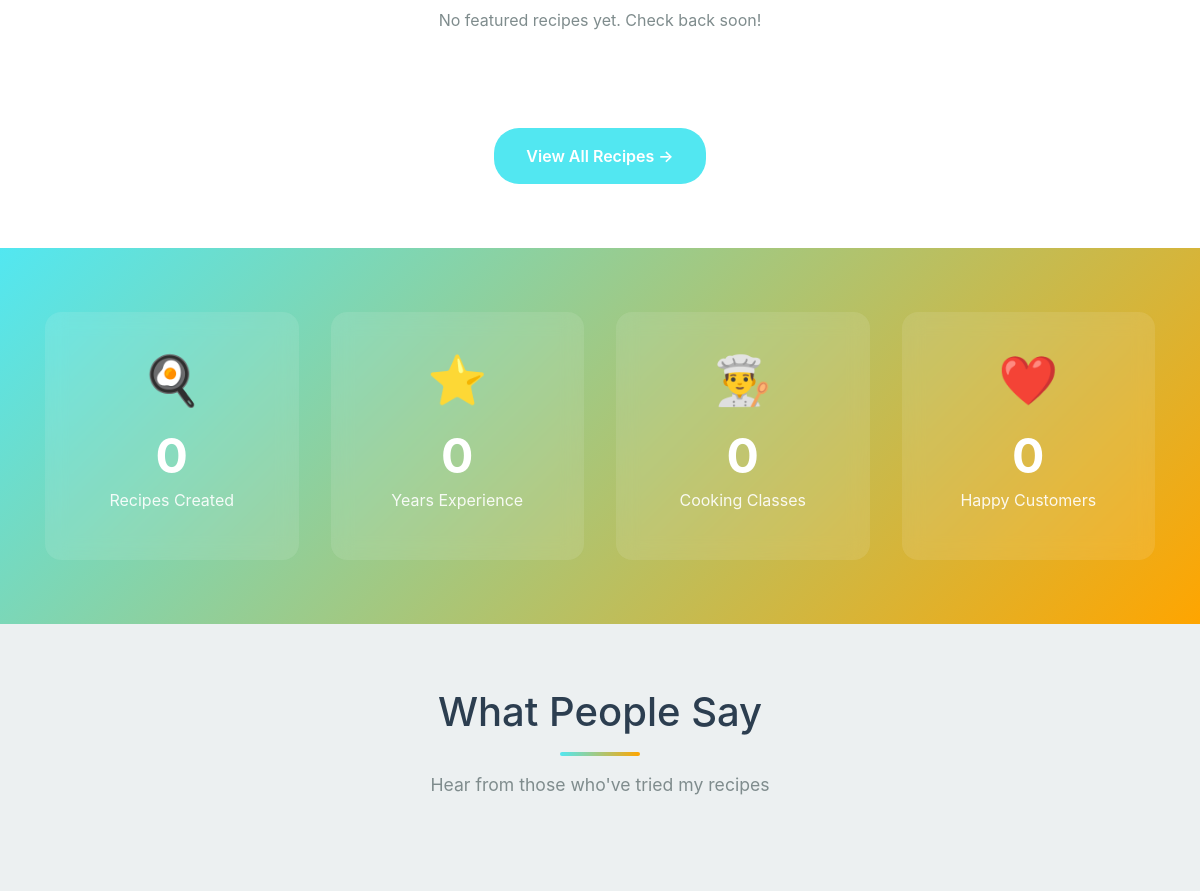
Before: / (middle part) with the older database file.
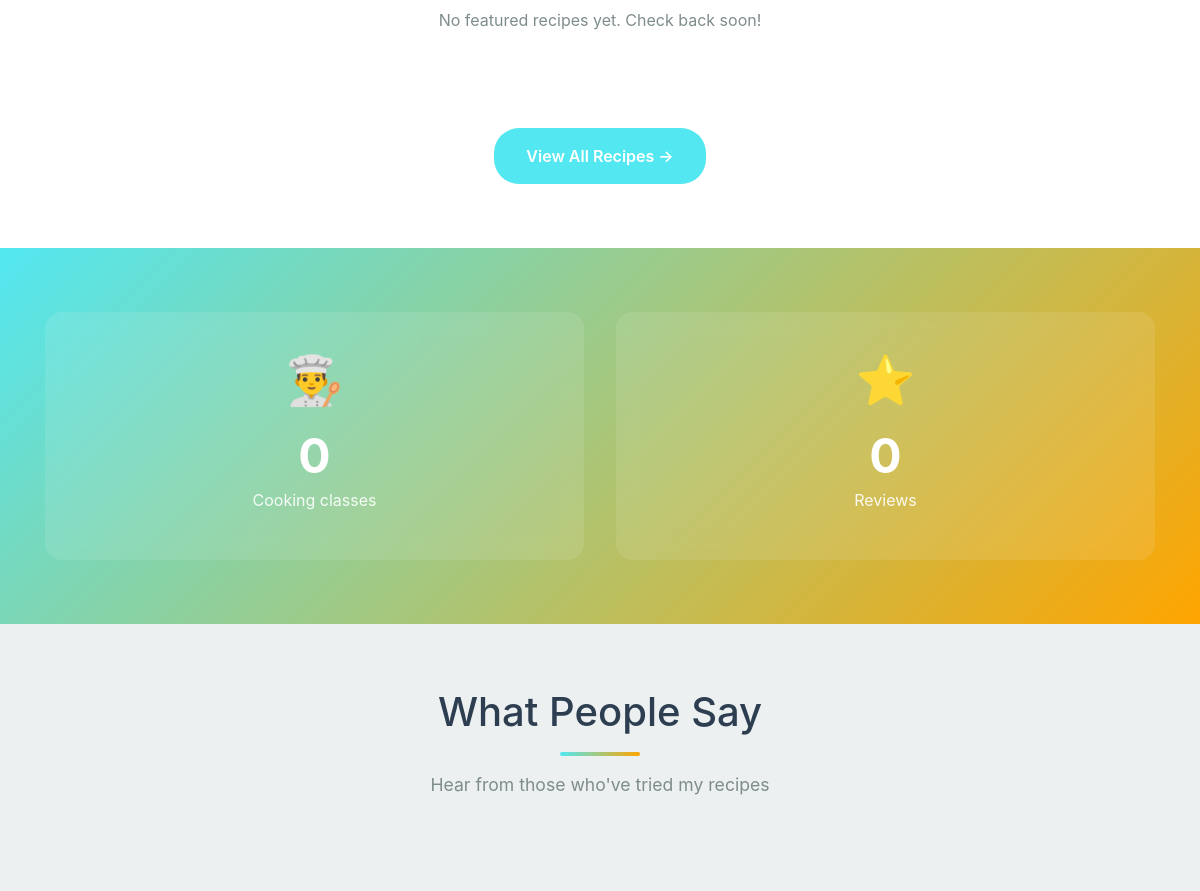
After: the same page with the newer database file.
### portfolio/models.py (models this page shows, shortened)
class Statistic(models.Model):
    key = models.SlugField(max_length=50, unique=True)
    label = models.CharField(max_length=120)
    value = models.BigIntegerField(default=0, help_text='Enter a whole number. Commas are allowed (e.g. 10,000).')
    icon = models.CharField(max_length=8, blank=True, help_text='Emoji or short icon text')
    order = models.PositiveSmallIntegerField(default=0)
    class Meta:
        ordering = ['order']

### portfolio/views.py (the view)
# urls.py: path('', views.home, name='home'),
def home(request):
    chef = ChefProfile.objects.first()
    featured_recipes = Recipe.objects.filter(is_featured=True)[:3]
    testimonials = Testimonial.objects.filter(is_featured=True)[:6]
    recent_posts = BlogPost.objects.filter(is_published=True)[:3]
    context = {
        'chef': chef,
        'featured_recipes': featured_recipes,
        'testimonials': testimonials,
        'recent_posts': recent_posts,
    }
    return render(request, 'portfolio/home.html', context)

### portfolio/context_processors.py (called while the page is built)
def site_stats(request):
    stats = []
    try:
        stats_qs = Statistic.objects.all()
        for s in stats_qs:
            stats.append({'key': s.key, 'label': s.label, 'value': s.value, 'icon': s.icon})
    except Exception:
        pass
    return {'site_stats': stats}

### portfolio/templatetags/nav_extras.py (called while the page is built)
@register.simple_tag(takes_context=True)
def active(context, *url_names, **kwargs):
    request = context.get('request')
    if not request:
        return ''
    startswith = kwargs.get('startswith', False)
    if isinstance(startswith, str):
        startswith = startswith.lower() in ('1', 'true', 'yes', 'y')
    current = request.path
    for name in url_names:
        try:
            path = reverse(name)
        except NoReverseMatch:
            path = name  # treat as raw path
        if startswith:
            if current.startswith(path):
                return 'active'
        else:
            if current == path:
                return 'active'
    return ''

### templates/portfolio/home.html (shortened to what the changed rows need)
{% extends 'base.html' %}
{% block content %}
<section class="stats-section">
    <div class="container">
        <div class="stats-grid">
            {% if site_stats %}
                {% for stat in site_stats %}
                <div class="stat-card">
                    <div class="stat-icon">{{ stat.icon }}</div>
                    <h3 class="stat-number" data-target="{{ stat.value }}">0</h3>
                    <p class="stat-label">{{ stat.label }}</p>
                </div>
                {% endfor %}
            {% else %}
                <div class="stat-card">
                    <div class="stat-icon">🍳</div>
                    <h3 class="stat-number" data-target="150">0</h3>
                    <p class="stat-label">Recipes Created</p>
                </div>
                <div class="stat-card">
                    <div class="stat-icon">⭐</div>
                    <h3 class="stat-number" data-target="{% if chef %}{{ chef.years_experience }}{% else %}10{% endif %}">0</h3>
                    <p class="stat-label">Years Experience</p>
                </div>
                <div class="stat-card">
                    <div class="stat-icon">👨‍🍳</div>
                    <h3 class="stat-number" data-target="50">0</h3>
                    <p class="stat-label">Cooking Classes</p>
                </div>
                <div class="stat-card">
                    <div class="stat-icon">❤️</div>
                    <h3 class="stat-number" data-target="10000">0</h3>
                    <p class="stat-label">Happy Customers</p>
                </div>
            {% endif %}
        </div>
    </div>
</section>
<section class="testimonials-section">
    <div class="container">
        <h2 class="section-title">What People Say</h2>
    </div>
</section>
{% endblock %}

Changed rows visible on the page:
added Statistic: icon "👨‍🍳", label "Cooking classes"
added Statistic: label "Reviews"
Other visible differences:
new list line: "0"
new list line: "⭐ 0"
text no longer shown: "🍳 0 Recipes Created ⭐ 0 Years Experience 👨‍🍳 0 Cooking Classes ❤️ 0 Happy Customers"
